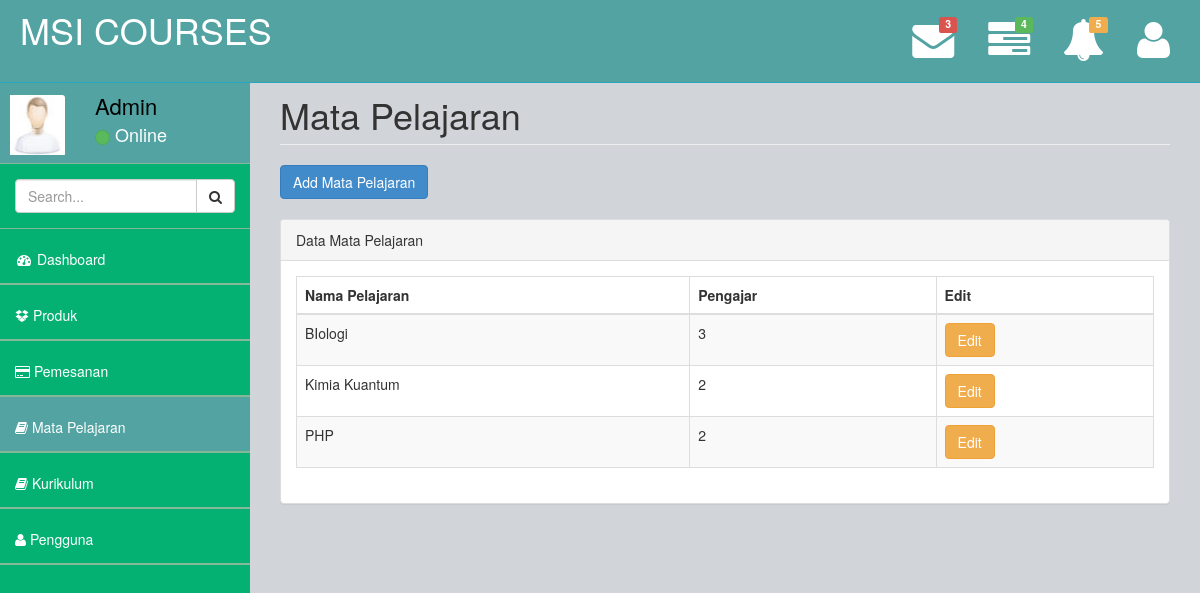
Screenshot of /index.php/admin/mp with the database file from the repository.
### tables this page shows
CREATE TABLE `mata_pelajaran` (
  `id_mp` int(11) NOT NULL,
  `nm_pelajaran` varchar(255) NOT NULL,
  `id_pengguna` int(11) NOT NULL
);

### application/controllers/Admin.php (called while the page is built, shortened)
<?php
class Admin extends CI_Controller {
	public function __construct() {
  		$this->load->helper(array('form', 'url','file'));
		  $this->load->library('session');
	}
	public function mp() {
		$t['info'] = $this->session->userdata('nama');
		$this->load->model('Admin_model','mp');
		$t['mp'] = $this->mp->getallmp();
		$a['header'] =  $this->load->view('layout/header_backend',null, true);
		$a['footer'] =  $this->load->view('layout/footer_backend',null, true);
		$a['content'] =  $this->load->view('admin/mp/content',$t, true);
		$page = $this->load->view('layout/layout_backend',$a);
		return $page;
	}
}

### index.php (called while the page is built, shortened)
<?php
require_once BASEPATH.'core/CodeIgniter.php';

### application/models/Admin_model.php (called while the page is built, shortened)
<?php
class Admin_model extends CI_Model {
public function getallmp()
{
	$sql = $this->db->query("select * from mata_pelajaran")->result_array();
	return $sql;
}
}
?>

### application/views/admin/mp/content.php (the view)
<div id="wrapper">
        <?php include APPPATH."views/layout/menu_admin.php" ; ?>
        <div id="page-wrapper">
        <div class="row">
                <div class="col-lg-12">
                    <h1 class="page-header">Mata Pelajaran</h1>
                </div>
            </div>
            <div class="row">
                <div class="col-md-12"> <a href="<?= base_url('admin/tambah_mp');?>" class="btn btn-primary"> Add Mata Pelajaran </a> </div>
            </div>
            <br>
            <div class="row">
                <div class="col-lg-12">
                <div class="panel panel-default">
                        <div class="panel-heading">
                            Data Mata Pelajaran
                        </div>
                        <div class="panel-body">
                            <div class="table-responsive">
                                <table class="table table-striped table-bordered table-hover" id="dataTables-mp">
                                    <thead>
                                        <tr>
                                            <th>Nama Pelajaran</th>
                                            <th>Pengajar</th>
                                            <th>Edit</th>
                                        </tr>
                                    </thead>
                                    <tbody>
                                    <?php
                                    $jumlah = count($mp);
                                    for($i=0;$i<$jumlah;$i++){
                                    ?>
                                        <tr class="gradeU">
                                            <td><?= $mp[$i]['nm_pelajaran'];?></td>
                                            <td class="center"><?= $mp[$i]['id_pengguna'];?></td>
                                            <th><a href="<?= base_url('admin/edit_mp/'.$mp[$i]['id_mp'])?>" class="btn btn-warning">Edit</a></th>
                                        </tr>
                                    <?php } ?>
                                    </tbody>
                                </table>
                            </div>
                        </div>
                    </div>
                </div>
            </div>

### asset/backend/css/style.css (style rules this page uses)
body { background-color: #f8f8f8; }
#wrapper { width: 100%; margin-top: 55px!important; background-color:#04B173; }
#page-wrapper { padding: 0 15px; min-height: 568px; background-color:rgb(209, 212, 216); }

### asset/backend/css/main-style.css (style rules this page uses)
@media (min-width:768px) { #page-wrapper { position: inherit; margin: 0 0 0 250px; padding: 0 30px; min-height: 1000px; } }

### rows the page displays
mata_pelajaran: nm_pelajaran "BIologi", id_pengguna "3"
mata_pelajaran: nm_pelajaran "Kimia Kuantum", id_pengguna "2"
mata_pelajaran: nm_pelajaran "PHP", id_pengguna "2"
